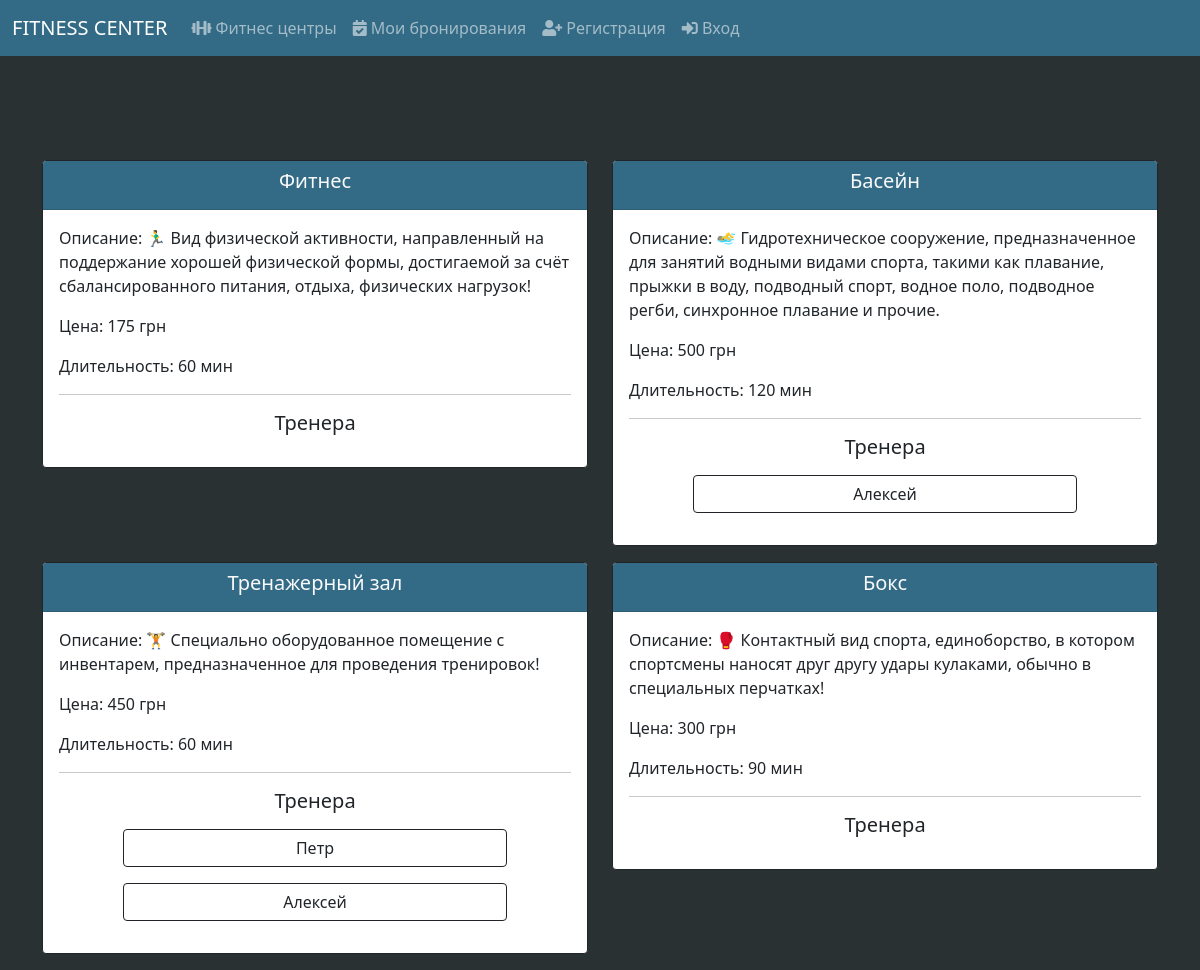
The app's page /fitness_center/1/services (signed in) with its own data.
### Project_utils/models.py (models this page shows, shortened)
class Service(Base):
    __tablename__ = 'services'
    id = Column(Integer, primary_key=True, autoincrement=True, unique=True)
    name = Column(String(50), nullable=False)
    duration = Column(Integer, nullable=False)
    description = Column(String(250), nullable=False)
    price = Column(Integer, nullable=False)
    max_attendees = Column(Integer, nullable=False)

class Trainer(Base):
    __tablename__ = 'trainers'
    id = Column(Integer, primary_key=True, autoincrement=True, unique=True)
    name = Column(String(50), nullable=False)
    fitness_center_id = Column(Integer, ForeignKey('fitness_centers.id'), nullable=False)
    age = Column(Integer, nullable=False)
    gender = Column(String(50), nullable=False)
    fitness_center = relationship("FitnessCenter", back_populates="trainers")
    reviews = relationship("Review", back_populates="trainer")
    services = relationship("TrainerServices", back_populates="trainer")

### app.py (the view)
@app.get('/fitness_center/<int:fitness_center_id>/services')
@login_required
def get_services_page(fitness_center_id):
    user = session.get('user')
    services = Project_utils.db_session.query(Service).join(FitnessService,
                                                            Service.id == FitnessService.service_id).join(FitnessCenter,
                                                                                                          FitnessService.fitness_center_id == FitnessCenter.id).filter(
        FitnessService.fitness_center_id == fitness_center_id).all()
    trainers = Project_utils.db_session.query(Trainer).join(TrainerServices,
                                                            Trainer.id == TrainerServices.trainer_id).filter(
        Trainer.fitness_center_id == fitness_center_id).all()
    return render_template('services.html', title='Услуги', services=services, trainers=trainers)

### app.py (called while the page is built)
def login_required(func):
    @wraps(func)
    def wrapper(*args, **kwargs):
        if 'user' not in session:
            return redirect('/login')
        return func(*args, **kwargs)
    return wrapper

### templates/services.html (shortened to what this page needs)
{% extends "base.html" %}
{% block body %}
    <div class="container">
        <div class="row">
            <div class="container mb-5 text-center">
            </div>
        </div>
        <div class="row">
            {% for service in services %}
                <div class="col-6">
                    <div class="card mb-3 border-dark">
                        <div class="card-header text-light" style="background: #336b86">
                            <h5 class="card-title text-center">{{ service.name }}</h5>
                        </div>
                        <div class="card-body">
                            <div class="row">
                                <p class="card-text">Описание: {{ service.description }}</p>
                                <p class="card-text">Цена: {{ service.price }} грн</p>
                                <p class="card-text">Длительность: {{ service.duration }} мин</p>
                            </div>
                            <hr>
                            <div class="row">
                                <h5 class="card-title text-center mb-3">Тренера</h5>
                                <div class="container text-center">
                                    {% for trainer in trainers %}
                                        {% for trainer_service in trainer.services %}
                                            {% if trainer_service.service_id == service.id %}
                                                    <a class="btn btn-outline-dark w-75 mb-3"
                                                       href="/fitness_center/{{ trainer.fitness_center_id }}/trainers/{{ trainer.id }}/{{ trainer_service.service_id }}">{{ trainer.name }}</a>
                                            {% endif %}
                                        {% endfor %}
                                    {% endfor %}
                                </div>
                            </div>
                        </div>
                    </div>
                </div>
            {% endfor %}
        </div>
    </div>
{% endblock %}

### records on screen
Service: name "Фитнес", description "🏃‍♂️ Вид физической активности, направленный на поддержание хорошей физической формы, достигаемой за счёт сбалансированного питания, отдыха, физических нагрузок!", price "175", duration "60"
Service: name "Басейн", description "🏊‍♂️ Гидротехническое сооружение, предназначенное для занятий водными видами спорта, такими как плавание, прыжки в воду, подводный спорт, водное поло, подводное регби, синхронное плавание и прочие.", price "500", duration "120"
Trainer: name "Алексей"
Service: name "Тренажерный зал", description "🏋️ Специально оборудованное помещение с инвентарем, предназначенное для проведения тренировок!", price "450", duration "60"
Trainer: name "Петр"
Service: name "Бокс", description "🥊 Контактный вид спорта, единоборство, в котором спортсмены наносят друг другу удары кулаками, обычно в специальных перчатках!", price "300", duration "90"
